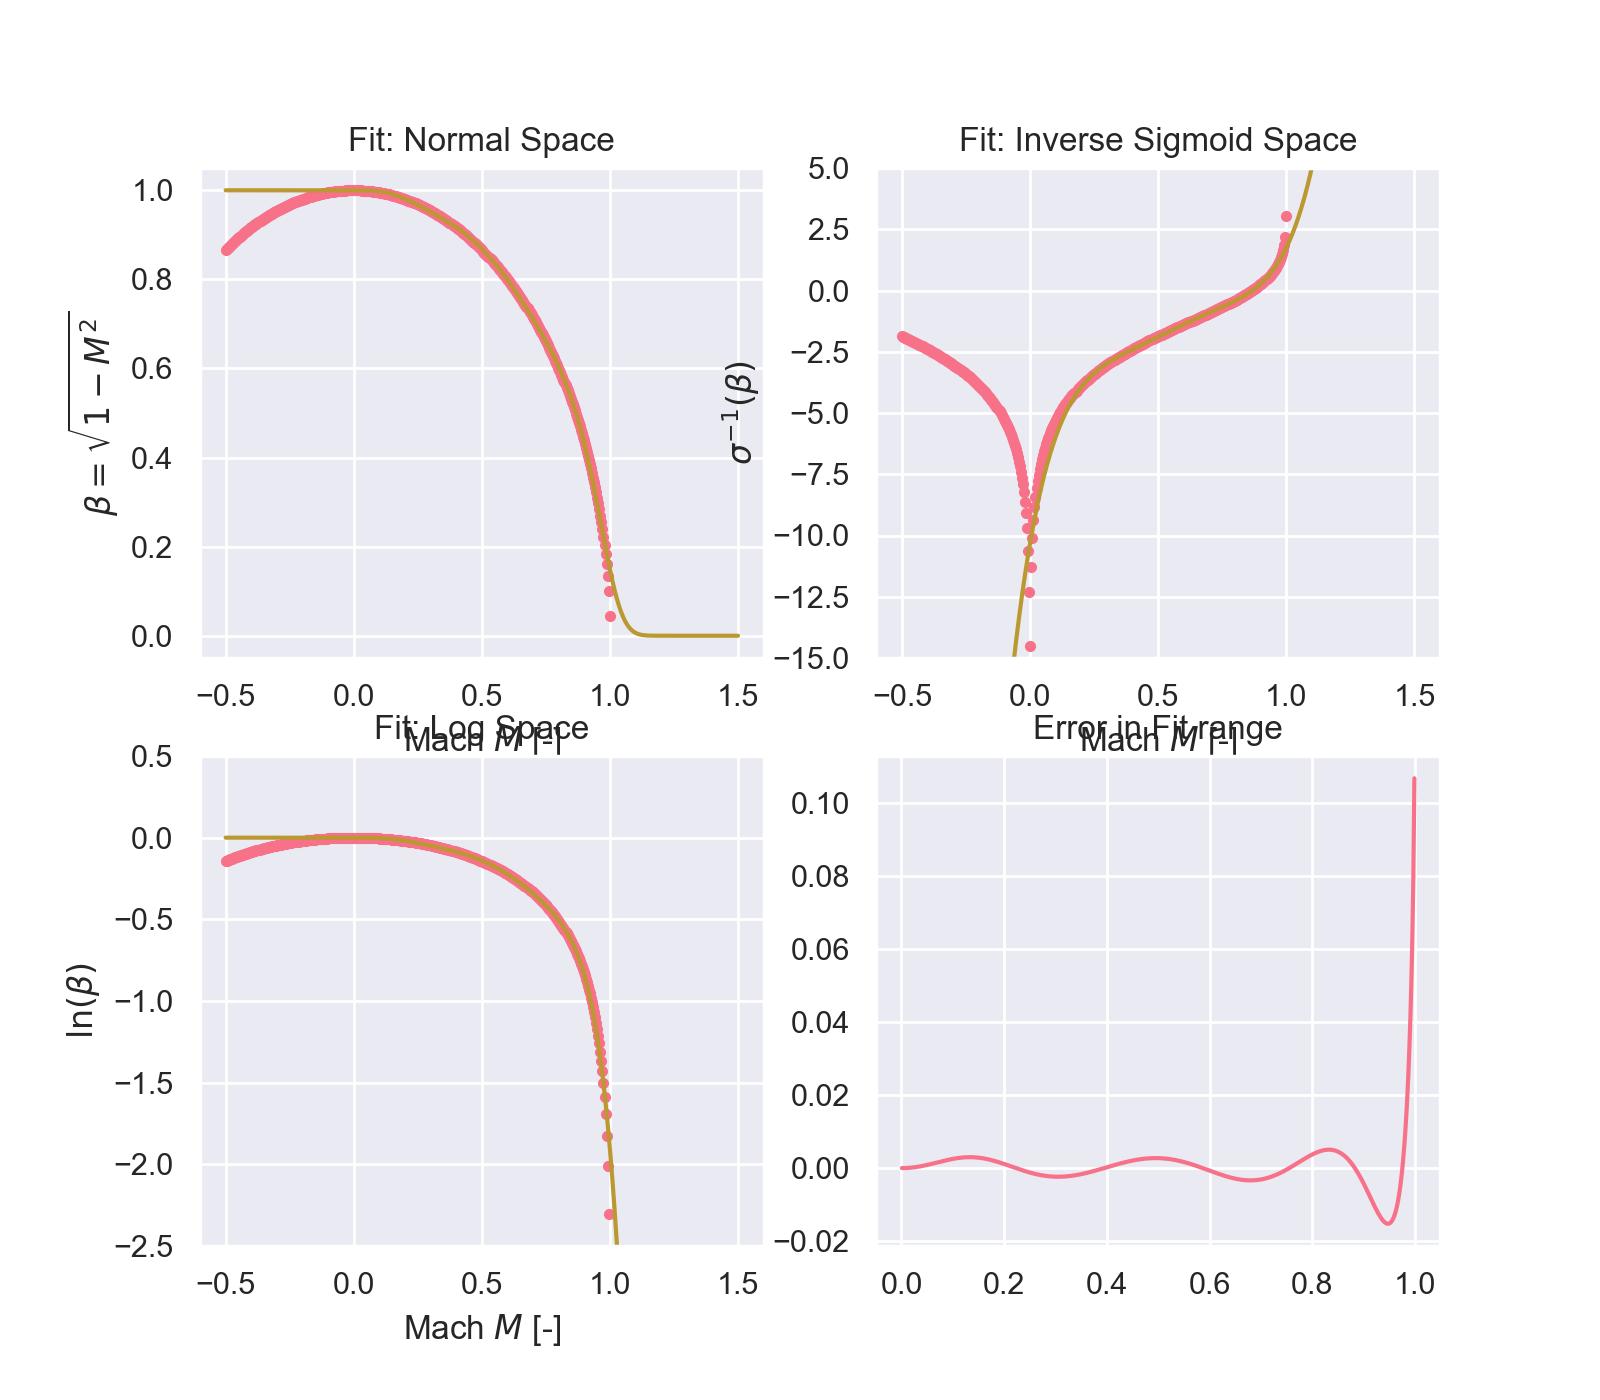

Generate this figure with Python:
from aerosandbox.modeling.fitting import fit
import matplotlib.pyplot as plt
import seaborn as sns
from aerosandbox import cas

sns.set(palette=sns.color_palette("husl"))
import numpy as np


def beta(mach):
    return np.sqrt(1 - mach ** 2)


machs_to_fit = np.linspace(0.001, 0.999, 500)


def sigmoid(x):
    return 1 / (1 + cas.exp(x))


def inv_sigmoid(x):
    return cas.log(1 / x - 1)


weights = np.ones_like(machs_to_fit)
weights[0] = 1000
weights[machs_to_fit > 0.9] = 0.5
weights[machs_to_fit > 0.95] = 0.25


# def model(x, p):
#     return sigmoid(
#         p["m"]*x+p["th"]*cas.tanh((x-p["o"]))+p["c"]
#     )
#
#
# fit_params = fit(
#     model=model,
#     x_data=machs_to_fit,
#     y_data=beta(machs_to_fit),
#     param_guesses={
#         "m": 10,
#         "c": -0.5,
#         "th": -1,
#         "o": 0.6
#     },
#     param_bounds={
#         "o": (0.25, 0.75),
#         "th": (None, 0),
#     },
#     weights=weights
# )

def model(x, p):
    return sigmoid(
        p["p5"] * (x - p["o5"]) ** 5 +
        p["p3"] * (x - p["o3"]) ** 4 +
        p["p1"] * (x - p["o1"])
    )


fit_params = fit(
    model=model,
    x_data=machs_to_fit,
    y_data=beta(machs_to_fit),
    param_guesses={
        "p1": 4.6,
        "o1": 0.89,
        "p3": 140,
        "o3": 0.69,
        "p5": 120,
        "o5": 0.79,
    },
    param_bounds={
        "o3": (0, 1),
        "o5": (0, 1),
    },
    weights=weights,
    # residual_norm_type="deviation"
)

error = model(machs_to_fit, fit_params) - beta(machs_to_fit)
error = np.array(error)

machs_to_plot = np.linspace(-0.5, 1.5, 500)
fig, ax = plt.subplots(1, 1, figsize=(8, 7), dpi=200)
plt.subplot("221")
plt.plot(machs_to_plot, beta(machs_to_plot), ".", label="")
plt.plot(machs_to_plot, model(machs_to_plot, fit_params))
plt.ylim(-0.05, 1.05)
plt.title("Fit: Normal Space")
plt.xlabel(r"Mach $M$ [-]")
plt.ylabel(r"$\beta = \sqrt{1-M^2}$")
plt.subplot("222")
plt.plot(machs_to_plot, inv_sigmoid(beta(machs_to_plot)), ".", label="")
plt.plot(machs_to_plot, inv_sigmoid(model(machs_to_plot, fit_params)))
plt.ylim(-15, 5)
plt.title("Fit: Inverse Sigmoid Space")
plt.xlabel(r"Mach $M$ [-]")
plt.ylabel(r"$\sigma^{-1}\left(\beta\right)$")
plt.subplot("223")
plt.plot(machs_to_plot, cas.log(beta(machs_to_plot)), ".", label="")
plt.plot(machs_to_plot, cas.log(model(machs_to_plot, fit_params)))
plt.ylim(-2.5, 0.5)
plt.title("Fit: Log Space")
plt.xlabel(r"Mach $M$ [-]")
plt.ylabel(r"$\ln(\beta)$")
plt.subplot("224")
plt.plot(machs_to_fit, error)
plt.title("Error in Fit range")
plt.savefig("machfitting.png")